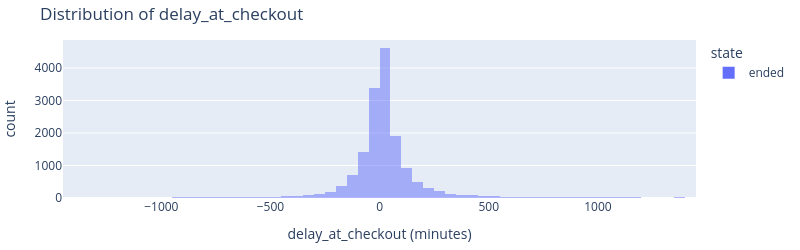

The code cell stored with this chart in its notebook:
### Code cell
# Get the rents within the range of +/- 24h
# = Get the average delays values (within the range [-1440, 1440] min)
mask = np.abs(df_rentals["delay_at_checkout"]) <= 1440
df_average_delays = df_rentals.loc[mask, :].copy()

fig = px.histogram(
    df_average_delays,
    x="delay_at_checkout",
    color="state",
    barmode="overlay",
    nbins=int(np.sqrt(df_average_delays.shape[0])),
    title="Distribution of delay_at_checkout",
    labels={"delay_at_checkout": "delay_at_checkout (minutes)"},
    width=800,
    height=250
    )

# Margin reduction
fig.update_layout(
    margin=dict(l=10, r=10, t=40, b=10)  # left, right, top, bottom
    )
fig.show()

### Figure 1 — Plotly figure (JSON) as saved in the notebook; plotly's stock layout.template omitted (floating-point values rounded to 4 significant figures; data arrays with more than 128 entries replaced by an {"elided": "..."} marker saying what was removed)
{"data": [{"bingroup": "x", "hovertemplate": "state=ended<br>delay_at_checkout (minutes)=%{x}<br>count=%{y}<extra></extra>", "legendgroup": "ended", "marker": {"color": "#636efa", "opacity": 0.5, "pattern": {"shape": ""}}, "name": "ended", "nbinsx": 126, "orientation": "v", "showlegend": true, "type": "histogram", "x": {"elided": "16117 int values"}, "xaxis": "x", "yaxis": "y"}], "layout": {"barmode": "overlay", "height": 250, "legend": {"title": {"text": "state"}, "tracegroupgap": 0}, "margin": {"b": 10, "l": 10, "r": 10, "t": 40}, "title": {"text": "Distribution of delay_at_checkout"}, "width": 800, "xaxis": {"anchor": "y", "domain": [0, 1], "title": {"text": "delay_at_checkout (minutes)"}}, "yaxis": {"anchor": "x", "domain": [0, 1], "title": {"text": "count"}}}}
